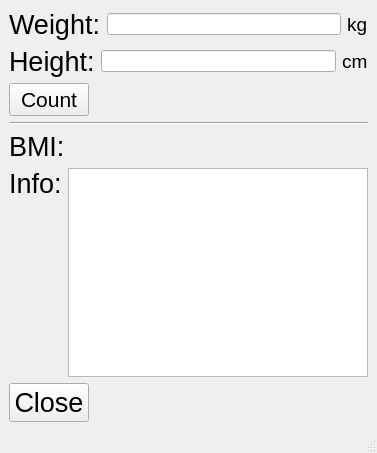
<?xml version="1.0" encoding="UTF-8"?>
<ui version="4.0">
 <class>MainWindow</class>
 <widget class="QMainWindow" name="MainWindow">
  <property name="geometry">
   <rect>
    <x>0</x>
    <y>0</y>
    <width>377</width>
    <height>453</height>
   </rect>
  </property>
  <property name="windowTitle">
   <string>MainWindow</string>
  </property>
  <widget class="QWidget" name="centralwidget">
   <layout class="QGridLayout" name="gridLayout_2">
    <item row="0" column="0">
     <layout class="QGridLayout" name="gridLayout">
      <item row="0" column="0">
       <layout class="QVBoxLayout" name="verticalLayout_3">
        <item>
         <layout class="QVBoxLayout" name="verticalLayout_2">
          <item>
           <layout class="QVBoxLayout" name="verticalLayout">
            <item>
             <layout class="QHBoxLayout" name="horizontalLayout">
              <item>
               <widget class="QLabel" name="label">
                <property name="font">
                 <font>
                  <pointsize>20</pointsize>
                 </font>
                </property>
                <property name="text">
                 <string>Weight:</string>
                </property>
               </widget>
              </item>
              <item>
               <widget class="QLineEdit" name="weightLineEdit"/>
              </item>
              <item>
               <widget class="QLabel" name="label_5">
                <property name="font">
                 <font>
                  <pointsize>14</pointsize>
                 </font>
                </property>
                <property name="text">
                 <string>kg</string>
                </property>
               </widget>
              </item>
             </layout>
            </item>
            <item>
             <layout class="QHBoxLayout" name="horizontalLayout_2">
              <item>
               <widget class="QLabel" name="label_2">
                <property name="font">
                 <font>
                  <pointsize>20</pointsize>
                 </font>
                </property>
                <property name="text">
                 <string>Height:</string>
                </property>
               </widget>
              </item>
              <item>
               <widget class="QLineEdit" name="heightLineEdit"/>
              </item>
              <item>
               <widget class="QLabel" name="label_6">
                <property name="font">
                 <font>
                  <pointsize>14</pointsize>
                 </font>
                </property>
                <property name="text">
                 <string>cm</string>
                </property>
               </widget>
              </item>
             </layout>
            </item>
           </layout>
          </item>
          <item>
           <layout class="QHBoxLayout" name="horizontalLayout_3">
            <item>
             <widget class="QPushButton" name="countButton">
              <property name="font">
               <font>
                <pointsize>16</pointsize>
               </font>
              </property>
              <property name="text">
               <string>Count</string>
              </property>
             </widget>
            </item>
            <item>
             <spacer name="horizontalSpacer">
              <property name="orientation">
               <enum>Qt::Horizontal</enum>
              </property>
              <property name="sizeHint" stdset="0">
               <size>
                <width>40</width>
                <height>20</height>
               </size>
              </property>
             </spacer>
            </item>
           </layout>
          </item>
         </layout>
        </item>
        <item>
         <widget class="Line" name="line">
          <property name="orientation">
           <enum>Qt::Horizontal</enum>
          </property>
         </widget>
        </item>
       </layout>
      </item>
      <item row="1" column="0">
       <layout class="QVBoxLayout" name="verticalLayout_5">
        <item>
         <layout class="QHBoxLayout" name="horizontalLayout_4">
          <item>
           <widget class="QLabel" name="label_3">
            <property name="font">
             <font>
              <pointsize>20</pointsize>
             </font>
            </property>
            <property name="text">
             <string>BMI:</string>
            </property>
           </widget>
          </item>
          <item>
           <widget class="QLabel" name="resultLabel">
            <property name="font">
             <font>
              <pointsize>16</pointsize>
             </font>
            </property>
            <property name="text">
             <string/>
            </property>
           </widget>
          </item>
         </layout>
        </item>
        <item>
         <layout class="QVBoxLayout" name="verticalLayout_4">
          <item>
           <layout class="QHBoxLayout" name="horizontalLayout_5">
            <item>
             <widget class="QLabel" name="label_4">
              <property name="font">
               <font>
                <pointsize>20</pointsize>
               </font>
              </property>
              <property name="text">
               <string>Info:</string>
              </property>
              <property name="alignment">
               <set>Qt::AlignLeading|Qt::AlignLeft|Qt::AlignTop</set>
              </property>
             </widget>
            </item>
            <item>
             <widget class="QTextBrowser" name="infoTextBrowser"/>
            </item>
           </layout>
          </item>
          <item>
           <layout class="QHBoxLayout" name="horizontalLayout_6">
            <item>
             <widget class="QPushButton" name="closeButton">
              <property name="font">
               <font>
                <pointsize>20</pointsize>
               </font>
              </property>
              <property name="text">
               <string>Close</string>
              </property>
             </widget>
            </item>
            <item>
             <spacer name="horizontalSpacer_3">
              <property name="orientation">
               <enum>Qt::Horizontal</enum>
              </property>
              <property name="sizeHint" stdset="0">
               <size>
                <width>40</width>
                <height>20</height>
               </size>
              </property>
             </spacer>
            </item>
           </layout>
          </item>
         </layout>
        </item>
       </layout>
      </item>
     </layout>
    </item>
   </layout>
  </widget>
  <widget class="QMenuBar" name="menubar">
   <property name="geometry">
    <rect>
     <x>0</x>
     <y>0</y>
     <width>377</width>
     <height>20</height>
    </rect>
   </property>
  </widget>
  <widget class="QStatusBar" name="statusbar"/>
 </widget>
 <resources/>
 <connections/>
</ui>
